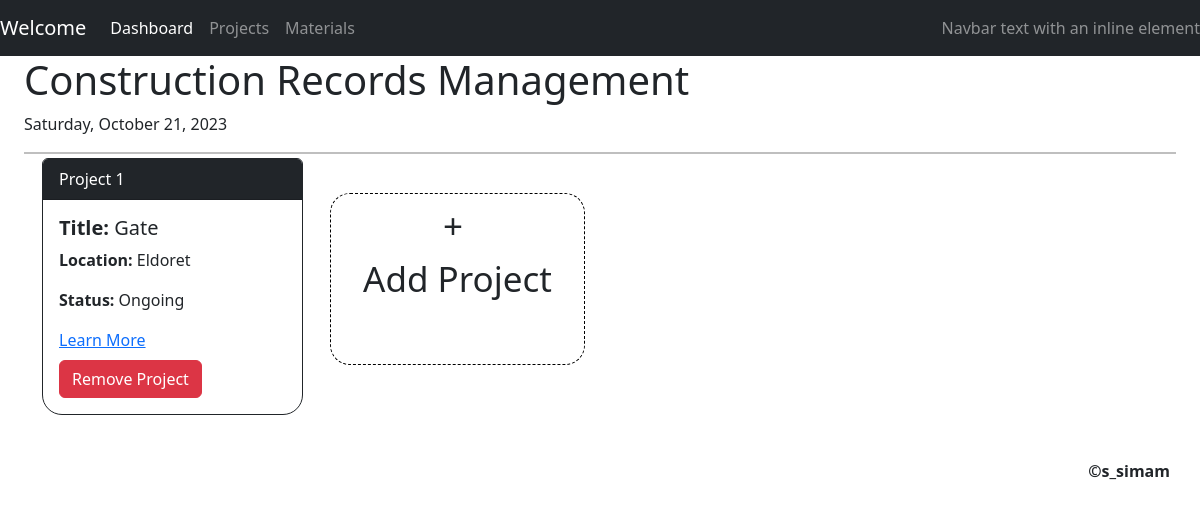
Page /manager/projects on the earlier database version.
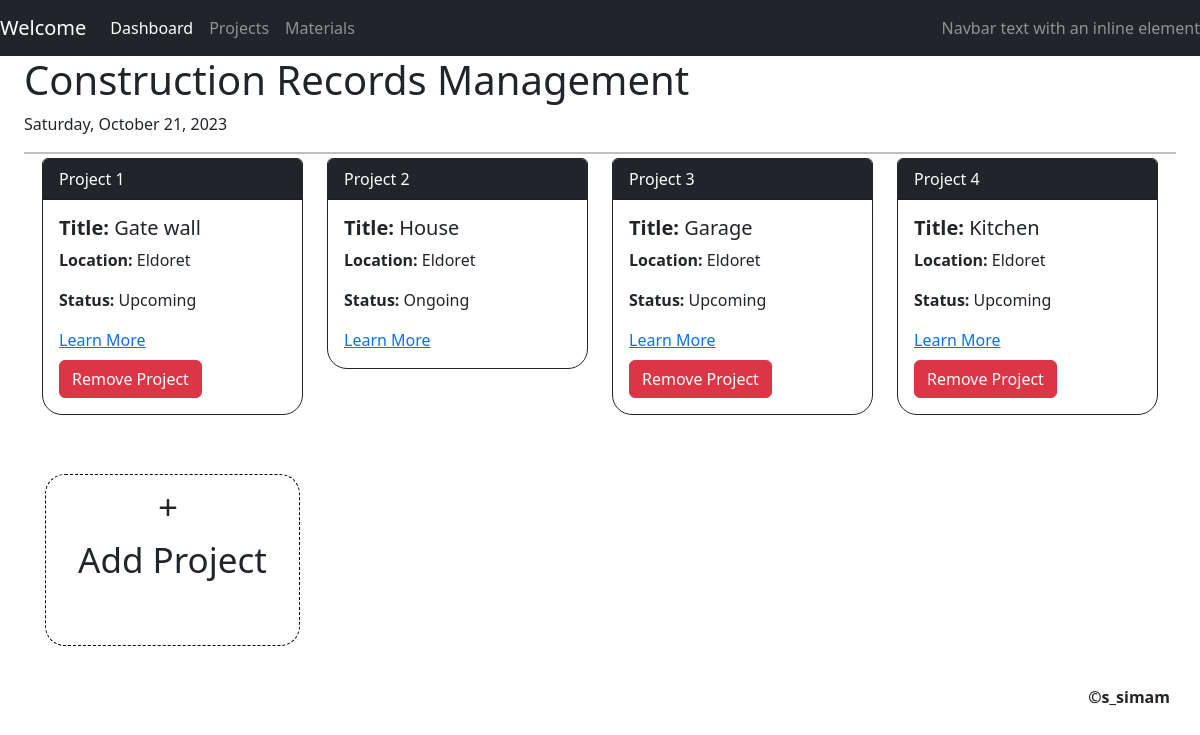
Same page on the later database version.
### manager/models.py (models this page shows, shortened)
class Project(models.Model):
    title = models.CharField(max_length=100)
    location = models.CharField(max_length=64)
    start_date = models.DateField()
    end_date = models.DateField()
    status = models.CharField(max_length=20, choices=STATUS_CHOICES)
    materials = models.ManyToManyField(Material, through='MaterialAssignment', related_name="materials_used")
    def get_status(self):
        today = date.today()
        if today < self.start_date:
            return 'Upcoming'
        elif self.start_date <= today <= self.end_date:
            return 'Ongoing'
        elif today > self.end_date:
            return 'Completed'
        return 'Unknown'  # Handle any other cases as needed

### manager/views.py (the view)
# urls.py: path("projects", views.all_projects, name="projects"),
def all_projects(request):
    projects = Project.objects.all()
    return render(request, "manager/projects.html", {
        "projects": projects
    })

### manager/templates/manager/projects.html (shortened to what this page needs)
{%extends 'manager/layout.html'%}
{%block body%}
    <section class="project-list">
        <div class="container mt-4">
            <div class="row">
                {% for project in projects %}
                    <div class="col-md-3 col-sm-6 mb-4">
                        <div class="card border-dark rounded-top" style="border-radius: 20px; position: relative; top: -20px;">
                            <div class="card-header bg-dark text-white ">Project {{ forloop.counter }}</div>
                            <div class="card-body">
                                <h5 class="card-title"><strong>Title:</strong> {{ project.title }}</h5>
                                <p class="card-text"><strong>Location:</strong> {{ project.location }}</p>
                                <p class="card-text"><strong>Status:</strong> {{ project.get_status }}</p>
                                <a href="{% url 'project_detail' project.id %}">Learn More</a>
                                {% if project.status != 'Ongoing' %}
                                    <form method="post" action="{% url 'remove_project' project.id %}">
                                        <button type="submit" class="btn btn-danger mt-2">
                                            Remove Project
                                        </button>
                                    </form>
                                {% endif %}
                            </div>
                        </div>
                    </div>
                {% empty %}
                    <p>No Projects Available.</p>
                {% endfor %}
                <div class="col-md-3 col-sm-6 mb-4" style="padding: 15px;">
                    <a href="{% url 'add_project' %}" class="btn btn-white btn-block text-center add-button" style="border-radius: 20px; font-size: 35px; border: thin dashed black;">+&nbsp;<br> Add Project<br>&nbsp;</a>
                </div>
            </div>
        </div>
    </section>
{%endblock%}

Differences in the rows shown:
removed Project: title "Gate", location "Eldoret", get_status "Ongoing", status "Remove Project"
added Project: title "Gate wall", location "Eldoret", get_status "Upcoming", status "Remove Project"
added Project: title "House", location "Eldoret", get_status "Ongoing"
added Project: title "Garage", location "Eldoret", get_status "Upcoming", status "Remove Project"
added Project: title "Kitchen", location "Eldoret", get_status "Upcoming", status "Remove Project"
